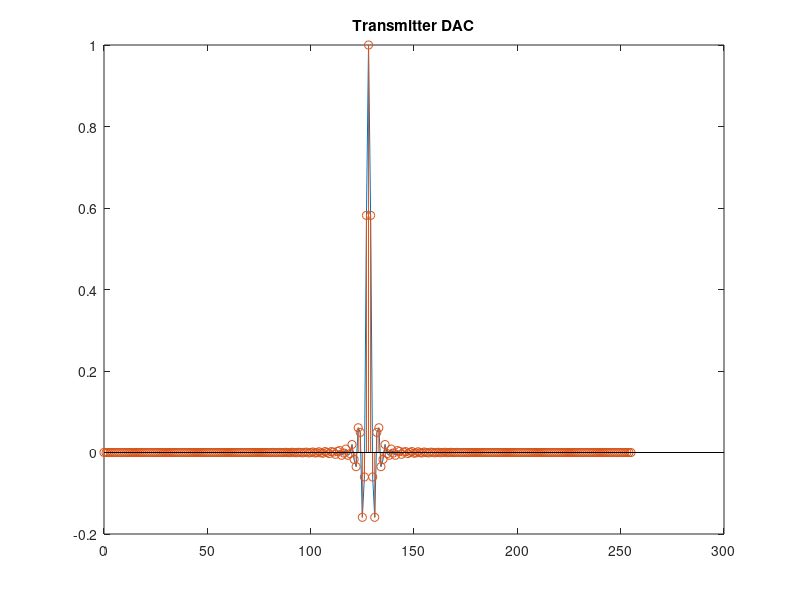
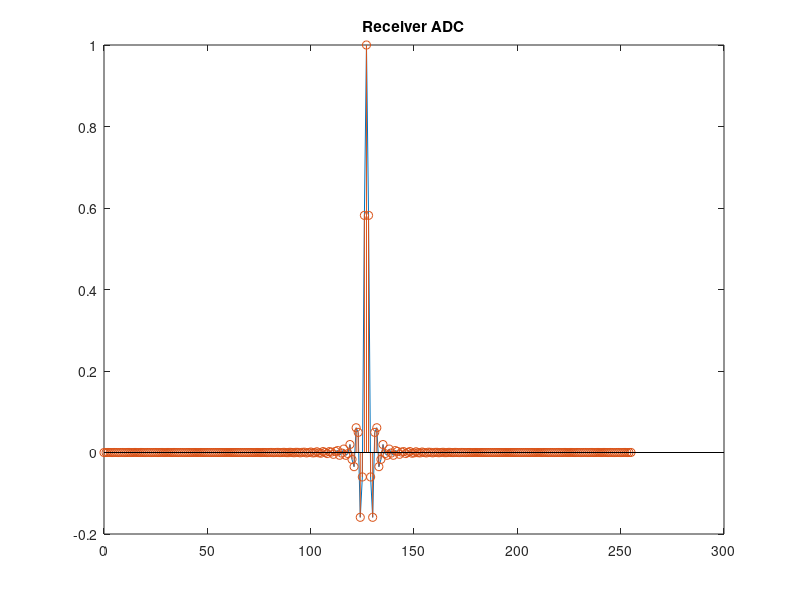
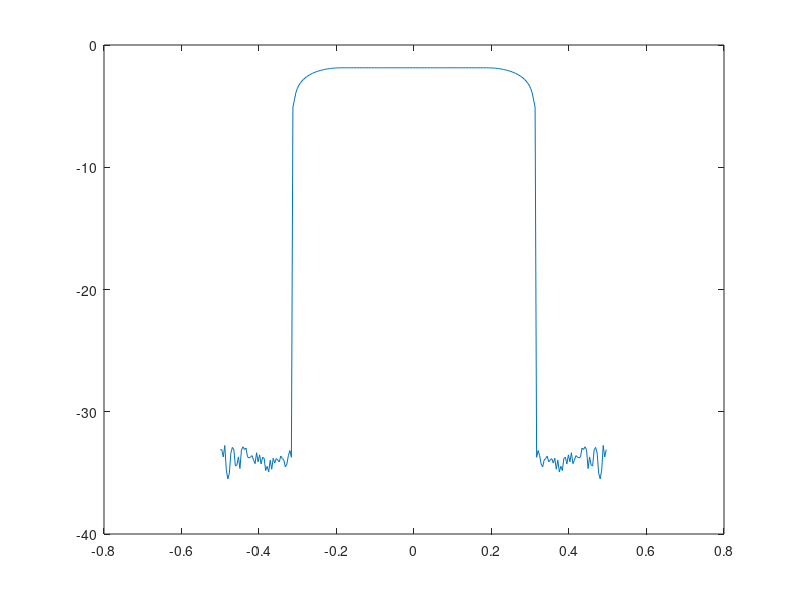

These figures' MATLAB source, in order: (Note: this script raises an error after producing the figures.)
N = 128;
beta = 0.25;
H_RC = [zeros(1,N/2), ones(1,N), zeros(1,N/2)];
H_inner_range = round(N/2*(1-beta)):round(N/2*(1+beta));
H_RC(H_inner_range) = 0.5*(1-cos(linspace(0, pi, numel(H_inner_range))));
H_RC(H_inner_range+N) = 0.5*(1-cos(linspace(pi, 0, numel(H_inner_range))));
H_RRC = sqrt(H_RC);
h_rrc = real(ifft(fftshift(H_RRC)));
y = h_rrc/max(h_rrc);

y_tx = y(1:end);
y_rx = [y(2:end), y(1)];
n_tx = (0:length(y_tx) - 1);
n_rx = (0:length(y_rx) - 1);

close all;

figure
plot(n_tx, [y_tx(129:end), y_tx(1:128)])
hold on
stem(n_tx, [y_tx(129:end), y_tx(1:128)])
title('Transmitter DAC')
hold off

figure
plot(n_rx, [y_rx(129:end), y_rx(1:128)])
hold on
stem(n_rx, [y_rx(129:end), y_rx(1:128)])
title('Receiver ADC')
hold off

X = fftshift(fft(y));
f = (-length(X)/2:length(X)/2-1) / length(X);

X_tx = fftshift(fft(y_tx));
f_tx = (-length(X_tx)/2:length(X_tx)/2-1) / (length(X));

X_rx = fftshift(fft(y_rx));
f_rx = (-length(X_rx)/2:length(X_rx)/2-1) / length(X);

figure
plot(f, log10(abs(X).^2 / length(X)))
hold on
plot(f_tx, log10(sqrt(sps) * abs(X_tx).^2  / length(X_tx)))
plot(f_rx, log10(sqrt(sps) * abs(X_rx).^2 / length(X_rx)))
title('Power')
xlim([-0.1, 0.1])
legend('Original', 'Downsampled (Tx)', 'Downsampled (Rx)')
hold off

phi = unwrap(angle(X));
phi_tx = unwrap(angle(X_tx));
phi_rx = unwrap(angle(X_rx));

figure
plot(f_tx, phi_tx)
hold on
plot(f_rx, phi_rx)
xlim([-0.1, 0.1])
title('Phase')
legend('Downsampled (Tx)', 'Downsampled (Rx)')
hold off

figure
plot(f_rx, phi_rx - phi_tx)
title('Phase difference between Rx and Tx')

datadir = '.';
writetable(cell2table(num2cell([n_tx; [y_tx(129:end), y_tx(1:128)]].')), fullfile(datadir, 'adc-sync-time-tx.csv'));
writetable(cell2table(num2cell([n_rx; [y_rx(129:end), y_rx(1:128)]].')), fullfile(datadir, 'adc-sync-time-rx.csv'));
writetable(cell2table(num2cell([f_tx; phi_tx].')), fullfile(datadir, 'adc-sync-phase-tx.csv'));
writetable(cell2table(num2cell([f_rx; phi_rx].')), fullfile(datadir, 'adc-sync-phase-rx.csv'));